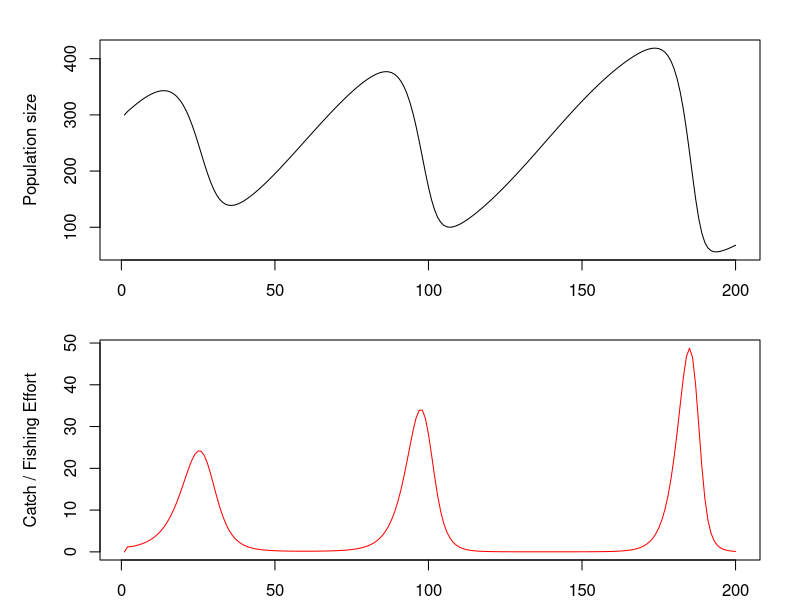

This chart was generated by the following R code:
##################
# Simple SES model 

# classic logistic growth model 
# plus fishing mortality
# similar to predator-prey models, there is negative feedback between fishing pressure and fish abundance

###################

# Define ecological state variables
N <- numeric(200) # Population size
r <- numeric(200) # Intrinsic growth rate

# Define social state variables
F <- numeric(200) # Fishing effort
C <- numeric(200) # Catch rate
P <- numeric(200) # Policy regulations

# Define model parameters
alpha <- 0.05 # Growth rate coefficient
K <- 500 # Carrying capacity
gamma <- 0.02 # Catch rate coefficient
delta <- 0.1 # Policy coefficient

# Define initial values for year 1
N[1] <- 300
F[1] <- 0.2

# Define model equations
for (t in 2:200) {
  # Ecological dynamics
  r[t] <- alpha * N[t-1]
  N[t] <- N[t-1] + r[t] * (1 - N[t-1]/K) - C[t-1] 
  
  # Social dynamics
  C[t] <- gamma * F[t-1] * N[t-1]     # catch is a function of population size, fishing intensity, and catch rate (gamma)
  P[t] <- (N[t-1]/K) - 0.5            # policy enforcement becomes more lenient when population approaches carrying capacity 
  F[t] <- F[t-1] + (P[t-1] * F[t-1])  # fishing pressure changes with yearly changes in enforcement
}

# Plot population size and fishing effort over time
par(mfrow = c(2,1), mar = c(2,5,2,2))
plot(N, type = "l", ylab = "Population size")
plot(C, type = "l", ylab = "Catch / Fishing Effort", col = "red")
